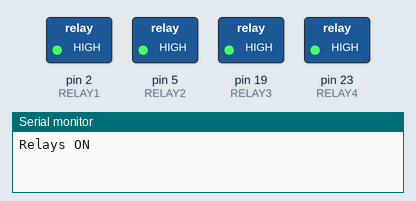
The sketch below on a simulated Arduino Mega 2560, built with avr-gcc and run on an emulated ATmega2560. On the bench: switched loads named in the sketch (green lamp = pin HIGH), the last lines printed to the serial monitor.

Above: at 1.0 s.
At 3.0 s:
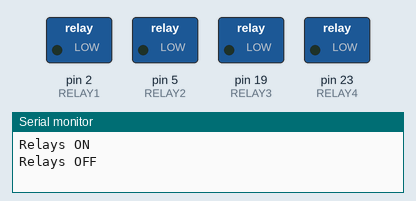
Timing chart, 0 to 5.2 s (numbered marks = the images above):
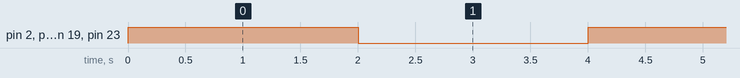

The sketch:

relay_chechiking.ino
```cpp
// Define the GPIO pins for the relays
#define RELAY1  2
#define RELAY2  5
#define RELAY3  19
#define RELAY4  23

void setup() {
  // Initialize serial communication for debugging
  Serial.begin(115200);

  // Set relay pins as OUTPUT
  pinMode(RELAY1, OUTPUT);
  pinMode(RELAY2, OUTPUT);
  pinMode(RELAY3, OUTPUT);
  pinMode(RELAY4, OUTPUT);

  // Initialize all relays to OFF (assuming LOW is off)
  digitalWrite(RELAY1, LOW);
  digitalWrite(RELAY2, LOW);
  digitalWrite(RELAY3, LOW);
  digitalWrite(RELAY4, LOW);
}

void loop() {
  // Turn ON all relays
  digitalWrite(RELAY1, HIGH);
  digitalWrite(RELAY2, HIGH);
  digitalWrite(RELAY3, HIGH);
  digitalWrite(RELAY4, HIGH);
  Serial.println("Relays ON");
  delay(2000); // 2-second delay

  // Turn OFF all relays
  digitalWrite(RELAY1, LOW);
  digitalWrite(RELAY2, LOW);
  digitalWrite(RELAY3, LOW);
  digitalWrite(RELAY4, LOW);
  Serial.println("Relays OFF");
  delay(2000); // 2-second delay
}
```

Measured:
- by itself, pin 2 (RELAY1), pin 5 (RELAY2), pin 19 (RELAY3), pin 23 (RELAY4): alternates HIGH for 2.0 s and LOW for 2.0 s
